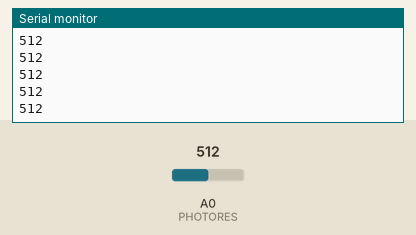
Simulated run of this program. Board: Arduino Uno, built with avr-gcc and run on an emulated ATmega328P. Shown: the last lines printed to the serial monitor. Inputs (shaded band) come from the test bench; at power-on: A0 (PHOTORES) = 512.

Above: at 1.2 s.
1.3 s: A0 (PHOTORES) set to 716
At 2.1 s:
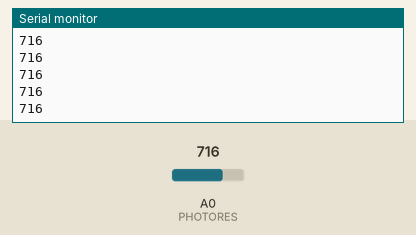
2.8 s: A0 (PHOTORES) set to 900
At 3.5 s:
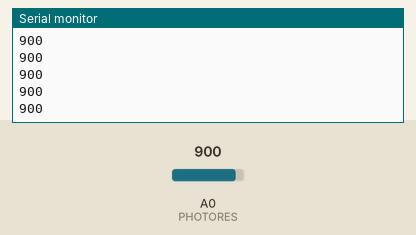
Timing chart, 0 to 5.8 s (numbered marks = the images above; inputs shaded):
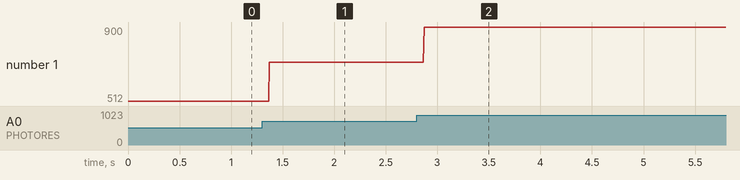

The program:

main.cpp
```cpp
/*--------------------------------------------------------------------
Name: 	Carl Olson
Date: 	02/05/2024
Course: CSCE 336 Embedded Systems (Spring 2024)
File: 	main.cpp
HW/Lab:	Lab 1, Question 4.1

Purp:	Learn about photoresistors by finding the right resistor value to maximize the range of the photoresistor's output between 0 and 1023


Doc:	No one helped me

Academic Integrity Statement: I certify that, while others may have
assisted me in brain storming, debugging and validating this program,
the program itself is my own work. I understand that submitting code
which is the work of other individuals is a violation of the honor
code.  I also understand that if I knowingly give my original work to
another individual is also a violation of the honor code.
--------------------------------------------------------------------*/

#include <Arduino.h>

#define PHOTORES A0

//variable to store output value from photoresistor
int val = 0;

// the setup function runs once when you press reset or power the board
void setup() {
  //initialize pin connected to photoresistor as input
  pinMode(PHOTORES, INPUT);

  //start serial so can view serial output in terminal
  Serial.begin(9600);
}

// the loop function runs over and over again forever
void loop() {
  // read in value from photoresistor
  val = analogRead(PHOTORES);

  // print analog value
  Serial.println(val);

}
```

Measured:
- after the input at 1.3 s, the serial monitor: prints a new line after 0.07 s (image 1)
- after the input at 2.8 s, the serial monitor: prints a new line after 0.07 s (image 2)
- plotted number 1: 512 → 716 after the input at 1.3 s, 716 → 900 after the input at 2.8 s
